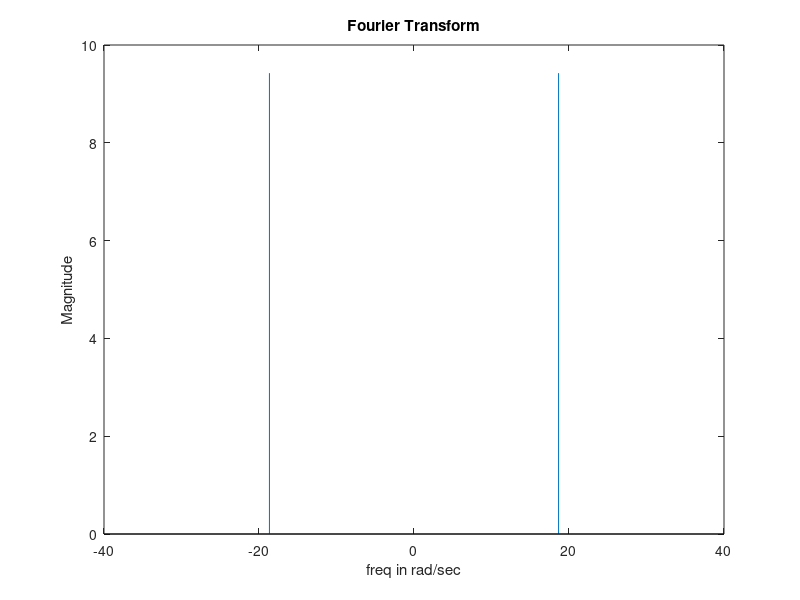
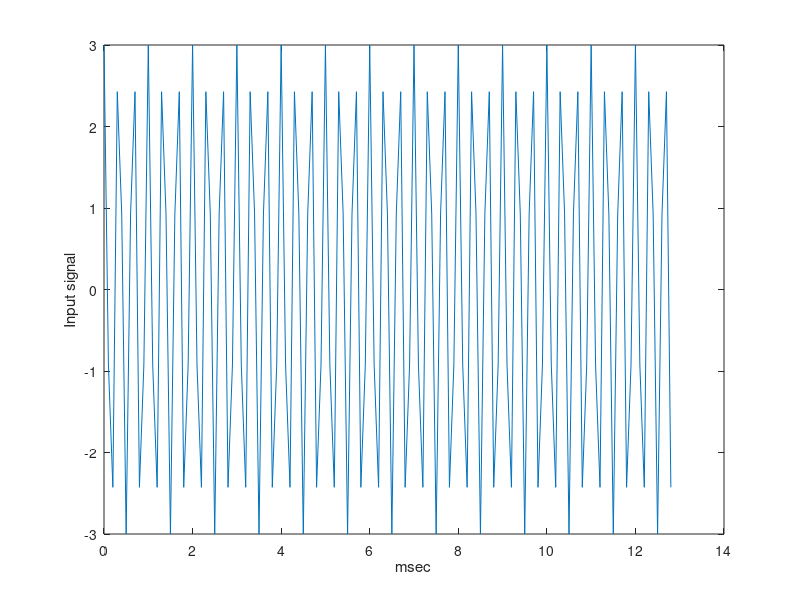
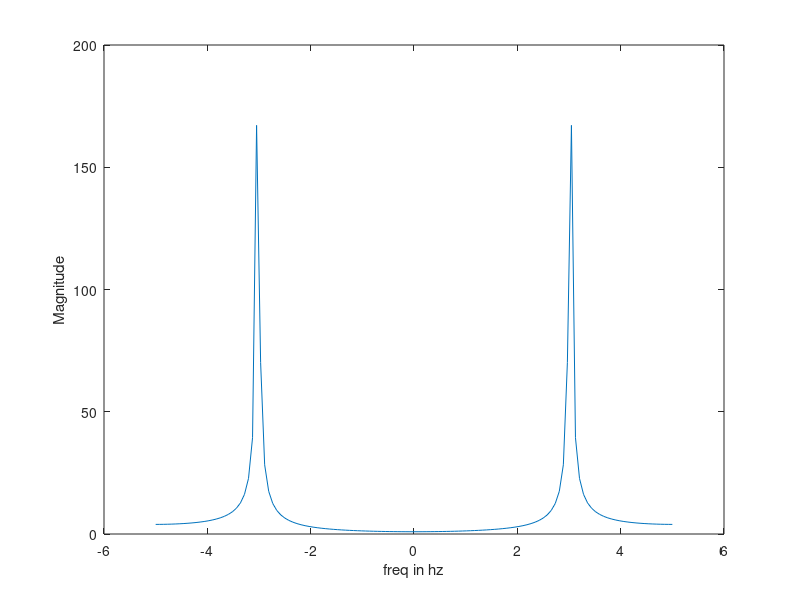
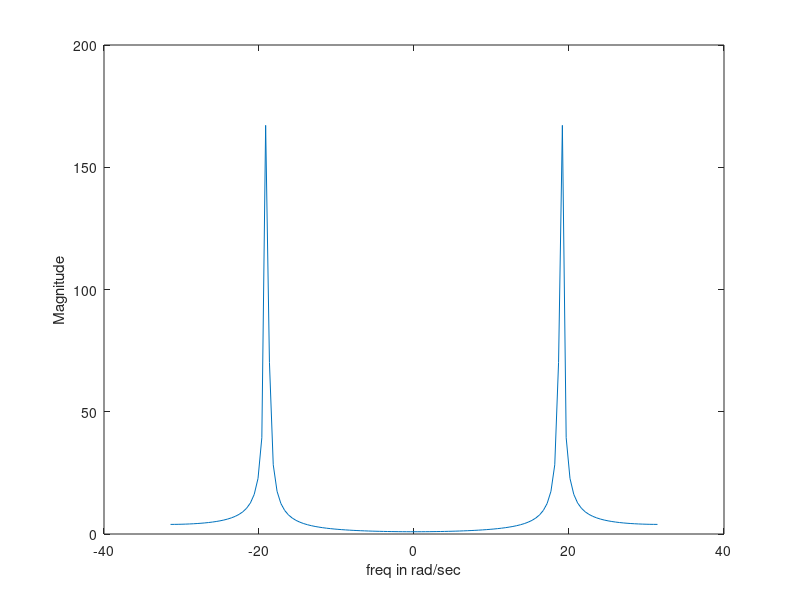

MATLAB code for these plots, in order:
clearvars

sample_period=0.1;
N = 128+1;  
t= 0:sample_period:(N-1)*sample_period;
hz=linspace(-0.5/sample_period, 0.5/sample_period, N);
w=hz*2*pi;

w0 = 6*pi;  
magnitude = 3.0;  
x = magnitude*cos(w0*t);

figure();
plot(t, x);
ylabel('Input signal');
xlabel('msec');

X=fft(x,N);
XM=fftshift(X);

figure();
plot(hz, abs(XM));
ylabel('Magnitude');
xlabel('freq in hz');

figure();
plot(w, abs(XM));
ylabel('Magnitude');
xlabel('freq in rad/sec');

% Analytic solution using table 3.3 on page 96
XM_ideal = zeros(1,N);

% Find the locations of +w0 and -w0 in the frequency vector
[~, w0_index]  = min(abs(w - w0));
[~, wm0_index] = min(abs(w + w0));

% Fourier transform of magnitude*cos(w0*t)
XM_ideal(w0_index)  = magnitude*pi;
XM_ideal(wm0_index) = magnitude*pi;

figure();
stem(w,abs(XM_ideal),'Marker','none');
ylabel('Magnitude');
xlabel('freq in rad/sec');
title('Fourier Transform');
drawnow;

figList = findall(0, 'Type', 'figure'); % Get handles of all open figures
savefig(figList, 'allFigures_338.fig'); 
